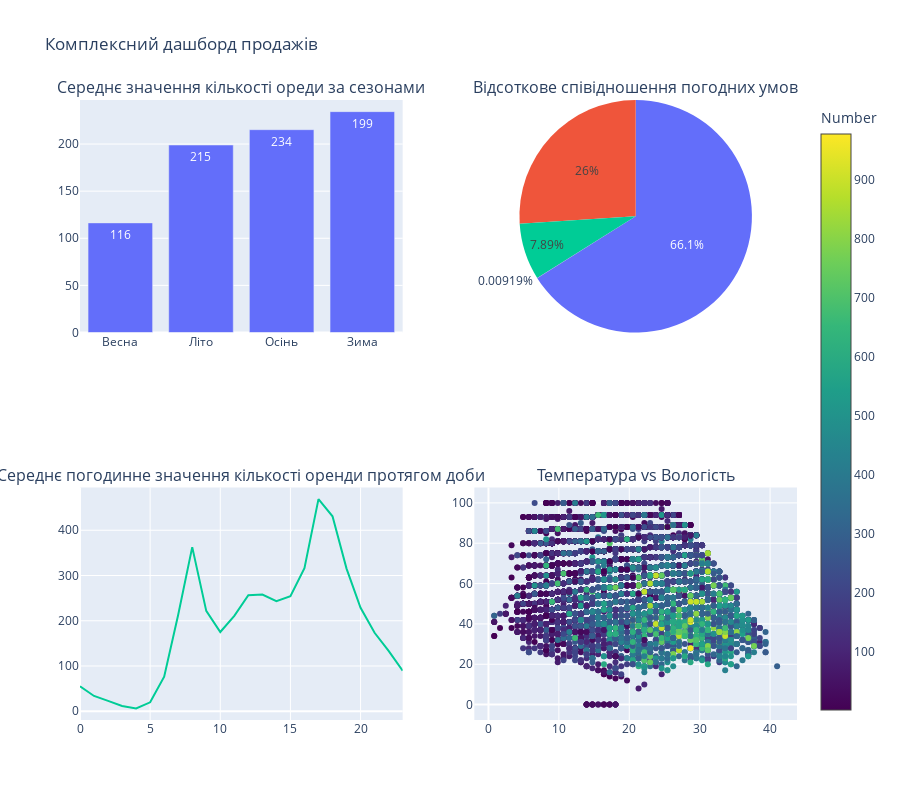

The code cell stored with this chart in its notebook:
### Markdown cell above
## Завдання 4: Дашборд з make_subplots (Graph Objects)

**Завдання:**
Створіть дашборд з 4 різними графіками в одній фігурі:
- Bar chart - середні значення загальної кількості оренд велосипедів за сезонами
- Pie chart - відсоткове співвідношення погодних умов в даних
- Line chart - середнє значення загальної кількості оренд велосипедів за годинами протягом доби
- Scatter plot - кореляція температури vs вологість

Додайте заголовок на дашборд.

**Дайте відповідь на питання**
- На ваш погляд, яка перевага об'єднання графіків в один дашборд?

### Code cell
fig = make_subplots(
    rows=2, cols=2,
    specs=[[ {'type':'xy'}, {'type':'domain'}],
           [ {'type':'xy'}, {'type':'xy'}]
    ],
    subplot_titles=('Середнє значення кількості ореди за сезонами', 'Відсоткове співідношення погодних умов',
                    'Середнє погодинне значення кількості оренди протягом доби', 'Температура vs Вологість')
)

# Графік 1: 
fig.add_trace(
    go.Bar(
        x=df['season_name'].unique(),
        y=df.groupby('season_name')['count'].mean(),
        text=round(df.groupby('season')['count'].mean(),0),
        name='season_name',
        hovertemplate='Number: %{y:.0f}<br>Season: %{x}<extra></extra>'
    ),
    row=1, col=1
)

# Графік 2: 
fig.add_trace(
    go.Pie(
        labels=['Ясно', 'Туман', 'Легкий дощ', 'Сильний дощ'],
        values=df['weather'].value_counts(),
        name='weather',
        # hovertemplate='Weather: %{x}<br>Percent: %{y}<extra></extra>'
    ),
    row=1, col=2
)

# Графік 3: 
fig.add_trace(
    go.Scatter(
        x=df['hour'].unique(),
        y=df.groupby('hour')['count'].mean(),
        mode='lines',
        name='hour',
        hovertemplate='Hour: %{x}<br>Number: %{y:.0f}<extra></extra>'
    ),
    row=2, col=1
)
# fig.update_xaxes(tickmode='array', tickvals=df['hour'].unique())
# Графік 4: 
fig.add_trace(
    go.Scatter(
        x=df['temp'],
        y=df['humidity'],
        mode='markers',
        # showlegend=False,
        marker=dict(
            color=df['count'],
            colorscale='viridis',
            colorbar=dict(title='Number')
        ),
        hovertemplate=(
            'Temperature: %{x}<br>'
            'Humidity: %{y}<br>'
            'Number: %{marker.color:.0f}<extra></extra>'
        )
    ),
    row=2, col=2
)

fig.update_layout(
    height=800,
    showlegend=False,
    title_text="Комплексний дашборд продажів"
)

fig.show()

#дашборд з декількома графіками легко надіслати/ надати комплексну наглядну з інтерактивними опціями інфу для допомоги прийняття рішень іншій зацікавленій особі(ам)

### Figure 1 — Plotly figure (JSON) as saved in the notebook; plotly's stock layout.template omitted (floating-point values rounded to 4 significant figures; data arrays with more than 128 entries replaced by an {"elided": "..."} marker saying what was removed)
{"data": [{"hovertemplate": "Number: %{y:.0f}<br>Season: %{x}<extra></extra>", "name": "season_name", "text": [116.0, 215.0, 234.0, 199.0], "type": "bar", "x": ["Весна", "Літо", "Осінь", "Зима"], "xaxis": "x", "y": [116.3, 199.0, 215.3, 234.4], "yaxis": "y"}, {"domain": {"x": [0.55, 1], "y": [0.625, 1]}, "labels": ["Ясно", "Туман", "Легкий дощ", "Сильний дощ"], "name": "weather", "type": "pie", "values": [7192, 2834, 859, 1]}, {"hovertemplate": "Hour: %{x}<br>Number: %{y:.0f}<extra></extra>", "mode": "lines", "name": "hour", "type": "scatter", "x": [0, 1, 2, 3, 4, 5, 6, 7, 8, 9, 10, 11, 12, 13, 14, 15, 16, 17, 18, 19, 20, 21, 22, 23], "xaxis": "x2", "y": [55.14, 33.86, 22.9, 11.76, 6.407, 19.77, 76.26, 213.1, 362.8, 221.8, 175.1, 210.7, 256.5, 257.8, 243.4, 254.3, 316.4, 468.8, 430.9, 315.3, 228.5, 173.4, 133.6, 89.51], "yaxis": "y2"}, {"hovertemplate": "Temperature: %{x}<br>Humidity: %{y}<br>Number: %{marker.color:.0f}<extra></extra>", "marker": {"color": {"elided": "10886 int values"}, "colorbar": {"title": {"text": "Number"}}, "colorscale": [[0, "#440154"], [0.1111, "#482878"], [0.2222, "#3e4989"], [0.3333, "#31688e"], [0.4444, "#26828e"], [0.5556, "#1f9e89"], [0.6667, "#35b779"], [0.7778, "#6ece58"], [0.8889, "#b5de2b"], [1, "#fde725"]]}, "mode": "markers", "showlegend": false, "type": "scatter", "x": {"elided": "10886 float values"}, "xaxis": "x3", "y": {"elided": "10886 int values"}, "yaxis": "y3"}], "layout": {"annotations": [{"font": {"size": 16}, "showarrow": false, "text": "Середнє значення кількості ореди за сезонами", "x": 0.225, "xanchor": "center", "xref": "paper", "y": 1, "yanchor": "bottom", "yref": "paper"}, {"font": {"size": 16}, "showarrow": false, "text": "Відсоткове співідношення погодних умов", "x": 0.775, "xanchor": "center", "xref": "paper", "y": 1, "yanchor": "bottom", "yref": "paper"}, {"font": {"size": 16}, "showarrow": false, "text": "Середнє погодинне значення кількості оренди протягом доби", "x": 0.225, "xanchor": "center", "xref": "paper", "y": 0.375, "yanchor": "bottom", "yref": "paper"}, {"font": {"size": 16}, "showarrow": false, "text": "Температура vs Вологість", "x": 0.775, "xanchor": "center", "xref": "paper", "y": 0.375, "yanchor": "bottom", "yref": "paper"}], "height": 800, "showlegend": false, "title": {"text": "Комплексний дашборд продажів"}, "xaxis": {"anchor": "y", "domain": [0, 0.45]}, "xaxis2": {"anchor": "y2", "domain": [0, 0.45]}, "xaxis3": {"anchor": "y3", "domain": [0.55, 1]}, "yaxis": {"anchor": "x", "domain": [0.625, 1]}, "yaxis2": {"anchor": "x2", "domain": [0, 0.375]}, "yaxis3": {"anchor": "x3", "domain": [0, 0.375]}}}
